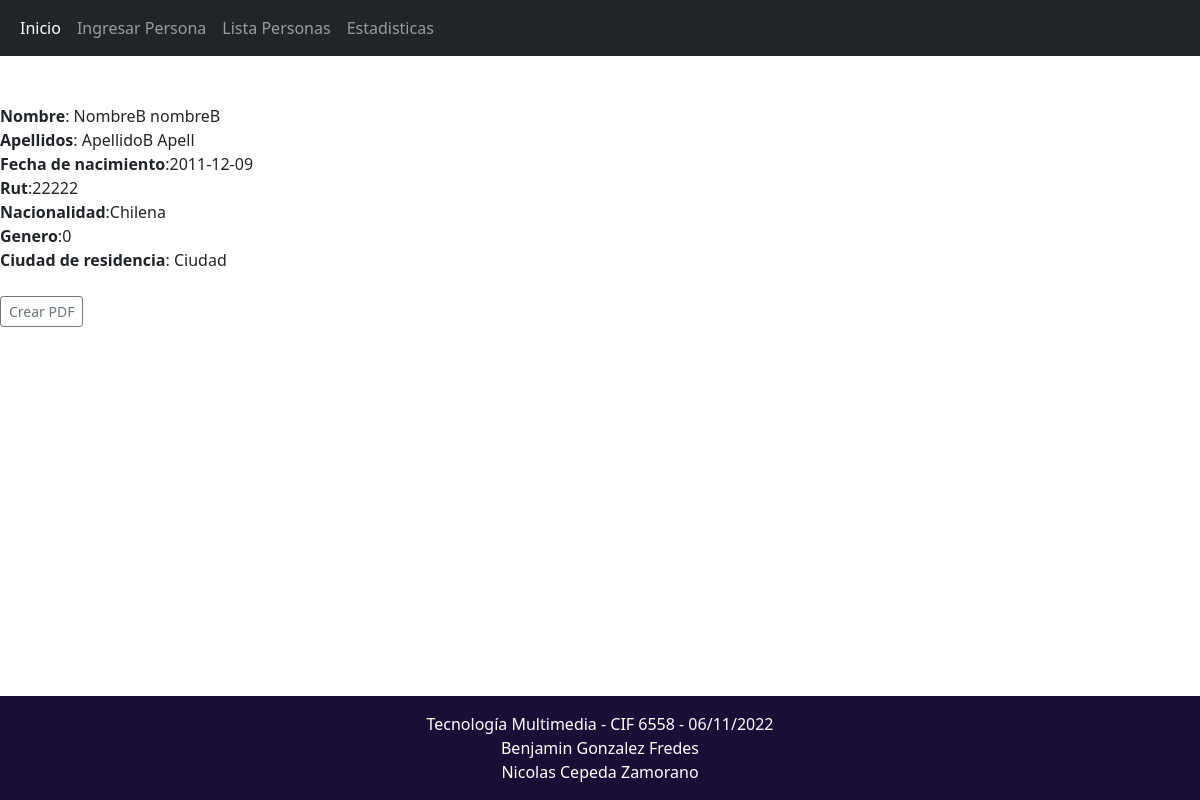
/usuario.php?id=12, run on an earlier commit of the app's database.
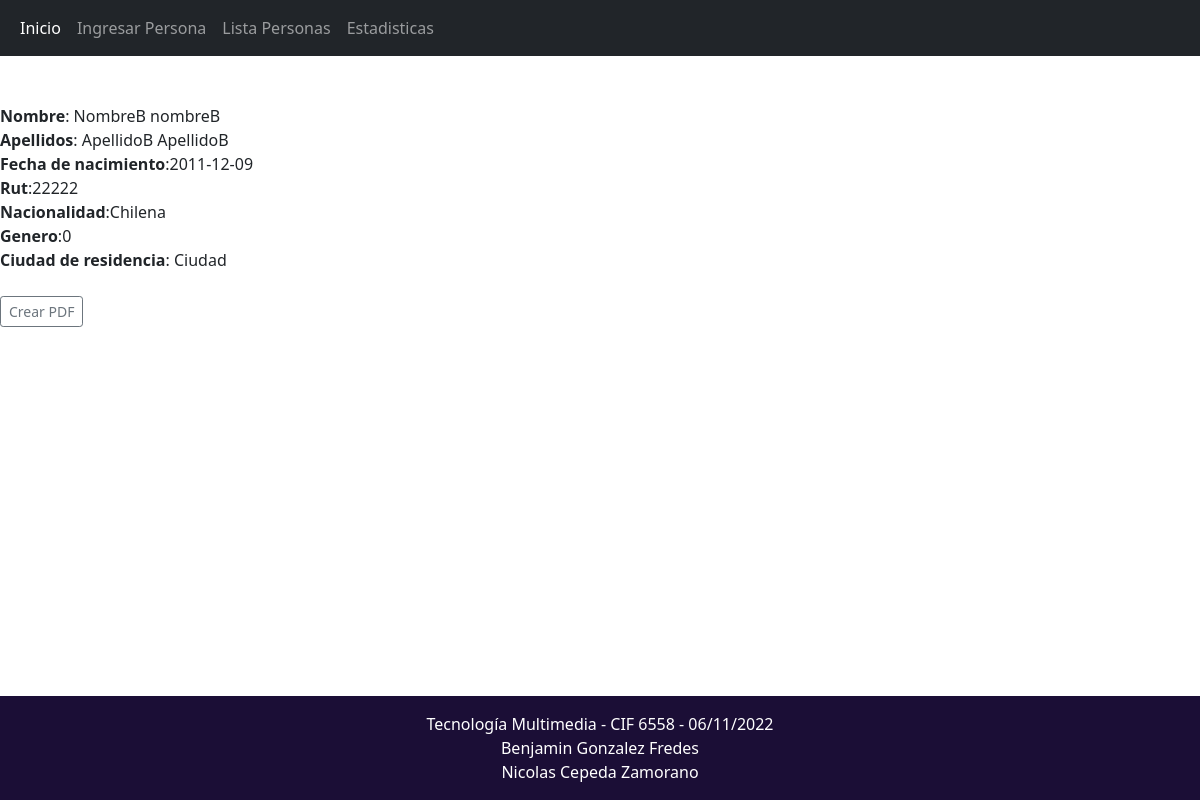
And on a later commit of the database.
### tables this page shows
CREATE TABLE `usuarios` (
  `id` int(11) NOT NULL,
  `nombres` varchar(50) NOT NULL,
  `apellidos` varchar(50) NOT NULL,
  `nacionalidad` varchar(10) NOT NULL,
  `genero` int(1) NOT NULL,
  `ciudad_residencia` varchar(30) NOT NULL,
  `foto` varchar(100) NOT NULL,
  `fecha_nacimiento` date NOT NULL,
  `rut` int(11) NOT NULL
);

### usuario.php (the view, shortened to what this page needs)
<?php
include "conn.php";
?>
<!DOCTYPE html>
<html lang="en">
<head>
    <link href="https://cdn.jsdelivr.net/npm/bootstrap@5.0.2/dist/css/bootstrap.min.css" rel="stylesheet">
</head>
<body>
    <nav class="navbar navbar-expand-lg navbar navbar-dark bg-dark"">
        <div class="container-fluid">
          <div class="collapse navbar-collapse" id="navbarNavAltMarkup">
            <div class="navbar-nav">
              <a class="nav-link active" aria-current="page" href="index.html">Inicio</a>
              <a class="nav-link" href="registro.php">Ingresar Persona</a>
              <a class="nav-link" href="listausuarios.php">Lista Personas</a>
              <a class="nav-link" href="estadisticas.php">Estadisticas</a>
            </div>
          </div>
        </div>
      </nav>
      <?php
                $id = $_REQUEST['id'];
                ?>
            <div class="col-md-5 col-sm-12">
                <?php
                $sql = "SELECT * from usuarios WHERE id=$id";
                $resultado = $conexion->query($sql);
                if ($resultado->num_rows > 0) {
                    while ($row = $resultado->fetch_assoc()) {
                        echo "<br>
                                <b>Nombre</b>: " . $row['nombres'] . "<br>
                                <b>Apellidos</b>: " . $row['apellidos'] . "<br>
                                <b>Fecha de nacimiento</b>:" . $row['fecha_nacimiento'] . "<br>
                                <b>Rut</b>:" . $row['rut'] . "<br>
                                <b>Nacionalidad</b>:" . $row['nacionalidad'] . "<br>
                                <b>Genero</b>:" . $row['genero'] . "<br>
                                <b>Ciudad de residencia</b>: " . $row['ciudad_residencia'] . "<br>
                                <br>";
                    }
                }
              ?>
            </div>
        <?php
        $query = mysqli_query($conexion,"SELECT id, nombres, apellidos, fecha_nacimiento, rut, nacionalidad, genero, ciudad_residencia FROM usuarios");
        $data = mysqli_fetch_array($query);
        if($resultado->num_rows > 0){
        ?>
        <tr>
        <td><a href="crear_pdf.php?id=<?php echo $data["id"]?>&nombres=<?php echo $data["nombres"]?>&apellidos=<?php echo $data["apellidos"]?>&fecha_nacimiento=<?php echo $data["fecha_nacimiento"]?>&rut=<?php echo $data["rut"]?>&nacionalidad=<?php echo $data["nacionalidad"]?>&genero=<?php echo $data["genero"]?>&ciudad_residencia=<?php echo $data["ciudad_residencia"]?>    ">
        <button type='button' class='btn btn-sm btn-outline-secondary'>Crear PDF</button></a></td>
        </tr>
        <?php
        }
?>
      <footer class="text-center text-white fixed-bottom" style="background-color: #221144;">
        <div class="text-center p-3" style="background-color: rgba(0, 0, 0, 0.2);">
            Tecnología Multimedia - CIF 6558 - 06/11/2022  <br>
            Benjamin Gonzalez Fredes <br>
            Nicolas Cepeda Zamorano
        </div>
      </footer>
</body>
</html>

What changed in the data, as far as the page shows it:
changed usuarios "NombreB nombreB": apellidos "ApellidoB Apell" → "ApellidoB ApellidoB"
